Frame 1 (no input): blank canvas, image omitted
Frame 60 (no input): blank canvas, image omitted
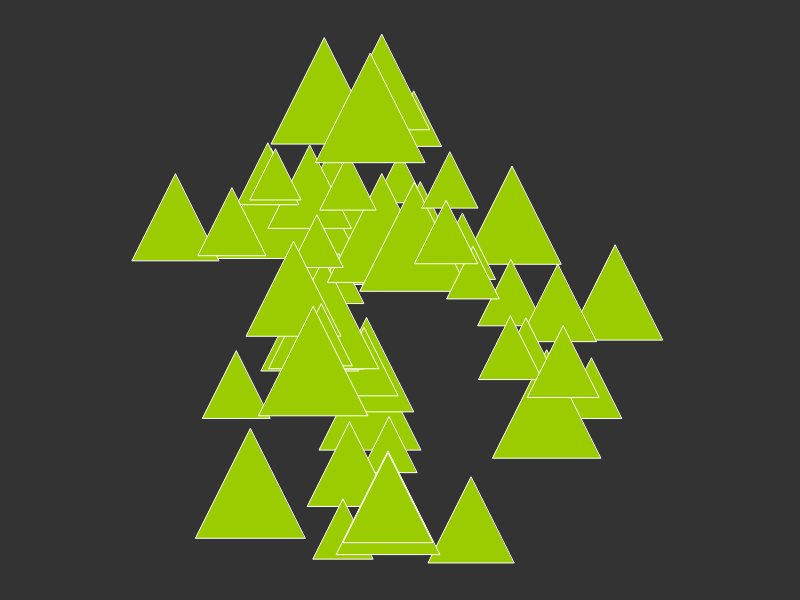
Frame 120 (the mouse pressed at the canvas centre since frame 60)

The p5.js sketch whose frames 1 and 60 were blank and that drew this single picture after the mouse press (run headless with seeded random() and noise() and a simulated clock; from frame 60 on, the mouse is pressed at the canvas centre):

// p5.js sketch
// ── sketch.js
const larghezzaCanvas = 800
const altezzaCanvas = 600
const numeroFormePerClic = 50
const velocitaMinima = 1
const velocitaMassima = 4
const dimensioneBase = 80
const ampiezzaOscillazione = 30
const margineCanvas = dimensioneBase + ampiezzaOscillazione
const velocitaOscillazione = 0.05
const tonalitaMassima = 360
const formeDisponibili = ["cerchio", "quadrato", "triangolo"]

let particelle = []

function setup() {
    createCanvas(larghezzaCanvas, altezzaCanvas)
    colorMode(HSL)
}

function draw() {
    background(20)

    const particelleVisibili = []

    for (const particella of particelle) {
        particella.x = particella.x + particella.velocitaX
        particella.y = particella.y + particella.velocitaY

        if (
            particella.x > -margineCanvas &&
            particella.x < width + margineCanvas &&
            particella.y > -margineCanvas &&
            particella.y < height + margineCanvas
        ) {
            const dimensione = dimensioneBase + sin(frameCount * velocitaOscillazione + particella.fase) * ampiezzaOscillazione

            stroke(100)
            fill(particella.tono, 100, 40)

            if (particella.forma === "cerchio") {
                circle(particella.x, particella.y, dimensione)
            } else if (particella.forma === "quadrato") {
                square(particella.x - dimensione / 2, particella.y - dimensione / 2, dimensione)
            } else {
                triangle(
                    particella.x, particella.y - dimensione / 2,
                    particella.x - dimensione / 2, particella.y + dimensione / 2,
                    particella.x + dimensione / 2, particella.y + dimensione / 2
                )
            }

            particelleVisibili.push(particella)
        }
    }

    particelle = particelleVisibili
}

function mousePressed() {
    const forma = random(formeDisponibili)
    const tono = random(tonalitaMassima)

    for (let i = 0; i < numeroFormePerClic; i = i + 1) {
        const angolo = random(TWO_PI)
        const velocita = random(velocitaMinima, velocitaMassima)

        particelle.push({
            x: mouseX,
            y: mouseY,
            velocitaX: cos(angolo) * velocita,
            velocitaY: sin(angolo) * velocita,
            fase: random(TWO_PI),
            forma: forma,
            tono: tono
        })
    }
}
